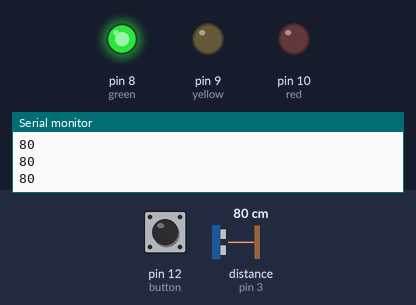
Recording of a sketch running on a simulated Arduino Uno, built with avr-gcc and run on an emulated ATmega328P. Parts: output pins drawn as LEDs (lit = HIGH), the last lines printed to the serial monitor. Wiring (inferred from the names in the program): ultrasonic range finder: trigger pin 2; echo pin 3. Inputs (shaded band) come from the test bench; at power-on: distance to the obstacle (sensor on pin 3) 80 cm, pin 12 (button) LOW. The echo pulse lasts 58.3 µs per cm; pins used as bus, display or sensor lines are not drawn.

Above: at 1.2 s.
1.3 s: distance to the obstacle (sensor on pin 3) set to 126 cm
2.8 s: distance to the obstacle (sensor on pin 3) set to 136 cm
At 3.3 s:
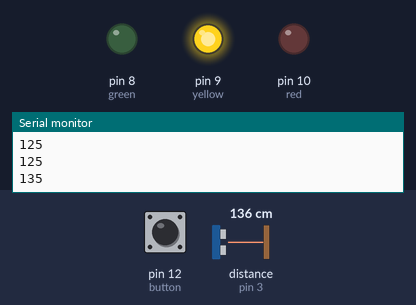
At 6.7 s:
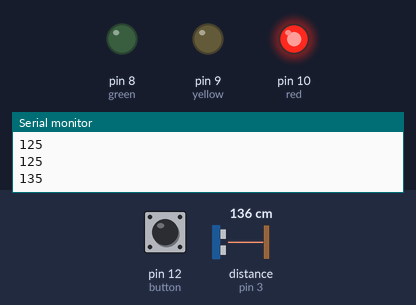
Timing chart, 0 to 12.3 s (numbered marks = the images above; inputs shaded):
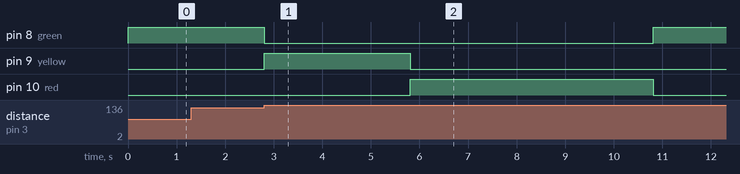

Measured:
- the behaviour switches between 130 and 131 cm on distance to the obstacle (sensor on pin 3) (found by bisection; images 0 and 1)
- after the input at 2.8 s, pin 8 (green): HIGH → LOW at once, → HIGH 8.0 s later; pin 9 (yellow): LOW → HIGH at once, → LOW 3.0 s later; pin 10 (red): LOW → HIGH after 3.0 s, → LOW 5.0 s later

The sketch:

Final_Exam.ino
```cpp
#define echoPin 3 // echo pin location on breadboard
#define trigPin 2 // trigger pin location on breadboard

int red = 10; // my int variables and pin location for each color
int yellow = 9;
int green = 8;
int button = 12; // switch is on pin 12
long duration;  // amount of time ping is out
long distance;  //what we are to determine based on pin

void setup() {  // setup
  pinMode(red, OUTPUT); //pinMode Output tells the LED lights to blink
  pinMode(yellow, OUTPUT);  //I set my led light inputs
  pinMode(green, OUTPUT);
  pinMode(button, INPUT); // I setup a button Input to detect press
  pinMode(echoPin, INPUT);
  pinMode(trigPin, OUTPUT);
  digitalWrite(green, HIGH);  // defaults green at all times when no motion or button press
  Serial.begin(9600); // allowing serial monitor display and ping
}
void loop() { //my loop cycle that repeats each time == true
  if (buttonIsPressed() || motionIsDetected()) {  //if either commands is fufilled wait
    changeLights(); //calling change lights function
    delay(10000); // wait for 10 seconds (wait time)
  }
  delay(10);
}

bool motionIsDetected() { //truth statement for motion detection is set
  digitalWrite(trigPin, LOW); // make sure trig pin is LOW
  delayMicroseconds(2); // microscond delay of 2 so above process has time to operate
  digitalWrite(trigPin, HIGH);  // emits our ping
  delayMicroseconds(10);  // microsecond dealy of 10
  digitalWrite(trigPin, LOW); // close trigger pin and stops

  duration = pulseIn(echoPin, HIGH);  // starts listening for ping and goes HIGH when it arrives
  distance = duration / 58.2; // takes time and / by 58.2 to give distance in cm
  Serial.println(distance); // print to Serial Port

  if (distance > 130) { // if ping detects value >115 activate  red lights
    return true;  //indictaes if function should be stopped or repeated
  }
  return false; // if false continue
}

bool buttonIsPressed() {  //truth statement for button press
  if (digitalRead(button) == HIGH) {
    delay(15); // software debounce
    if (digitalRead(button) == HIGH) {
      return true;  // same as truth statement above
    }
  }
  return false; //continue if false
}
void changeLights() { // light changing function
  // green off, yellow on for 3 seconds
  digitalWrite(green, LOW);
  digitalWrite(yellow, HIGH);
  delay(3000);
  // turn off yellow, then turn red on for 5 seconds
  digitalWrite(yellow, LOW);
  digitalWrite(red, HIGH);
  delay(5000);

  // turn off red and yellow, then turn on green
  digitalWrite(yellow, LOW);
  digitalWrite(red, LOW);
  digitalWrite(green, HIGH);
  delay(3000);
}
```
